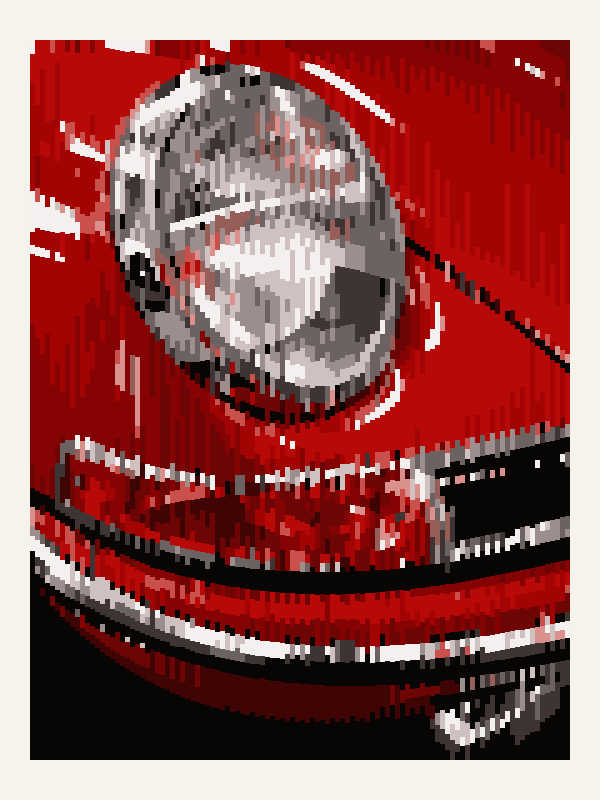
#> input picture app/formg/porsche-headlight-v2.jpg, 1800 x 2400 px, given in place of Red Porsche GT Race Car.png, which was not available (shown at 1/3 size)
$ python racecark.py
#> lines starting #> are read from the running program, lines starting #| are printed output that depends on the picture
### FORM-G/generator/racegeo.py
#!/usr/bin/env python3
"""The red racing 911 from the front, off `FORM-G/Red Porsche GT Race Car.png` (the owner, 2026-11-10: "the frontal racing Porsche's face … in place of the green
Porsche in FORM-G"; "PORSCHE on the glass as a hint: the letters as if not there, but you know what is written"; "RECARO and the crest, not scary: just gradation").

redgeo.py's way: the geometry read off the picture, every part a region of its own kind of pixel in a box round it, its holes filled, made symmetric about the car's
axis (its mirror and itself, half each), so the left and the right alike. The tones stay the picture's own.

Off, before the tones are read: the two stickers on the bonnet's right (the "E" roundel, the blue triangle: one side only, not the car's) and the crest under the
bonnet's black triangle, a badge laid in its place after the plan (redcar.py's BADGE, the owner, 2026-11-10, of the red classic: "a black badge on the bonnet …
no Porsche logo, but a mark one cannot read")."""
import numpy as np
from PIL import Image
from scipy import ndimage as ndi
from distance_core import to_lab
from brushsim import srgb2lin
from redgeo import mirror as _mirror, inpaint, largest, boxed

PHOTO = '/Users/fiodorsumkin/Rembrandt/FORM-G/Red Porsche GT Race Car.png'
AXIS = 625.5                        # the best mirror of the whole car's dark pixels (624.0 … 627.0 tried)
STICKERS = [(733, 484, 783, 518), (830, 490, 884, 516)]   # the "E" roundel, the blue triangle: boxes, px; their non-red pixels off
CREST = (606, 646, 646, 692)        # the crest under the triangle: its non-red pixels off; the badge's place
# the parts' boxes, the left side's (the right is the mirror); the kind of pixel each takes
WING = (195, 268, 372, 386)         # the rear wing's left half past the roof, its endplate
WIND = (250, 288, 1002, 498)        # the windscreen, the banner over it, what is seen through it, the side glass
MIRROR = (92, 418, 262, 522)        # the door mirror, its head and its arm
HEAD = (118, 530, 312, 722)         # the headlight
VENTS = (372, 492, 880, 702)        # the bonnet's cup, its two nostrils, the black triangle, the two oval vents
LOWER = 742                         # below it: the intakes, the ducts, the grille, the splitter, the canards — dark or neon
BANNER = (352, 296, 900, 352)
OMP = (340, 778, 412, 836)          # the tow strap on the bumper's left, red with its black buckle: the car's own, one side only; no part, its tones the picture's       # the PORSCHE banner's letters, light on the dark strip


def mirror(a):
    return _mirror(a, AXIS)


def sym(m, soft=1.2):
    f = ndi.gaussian_filter(m.astype(np.float32), soft)
    return (f + mirror(f)) / 2 > 0.5


# [4 lines left out: function both, not called in this run]


def load():
    im = np.asarray(Image.open(PHOTO).convert('RGB'), dtype=np.float32) / 255.0
    h, w, _ = im.shape
    lab0 = to_lab(srgb2lin(im * 255).astype(np.float32))
#> in srgb2lin (call 17), `return np.where(c <= 0.04045, c / 12.92, ((c + 0.055) / 1.055) ** 2.4)`:
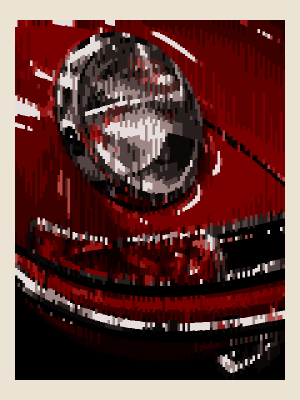
#> returned value: shape (2400, 1800, 3) float32 (shown at 1/6 size); mean of channels 0, 1, 2 0.405, 0.255, 0.242; drawn as R, G, B
    L0, A0, B0 = lab0[..., 0], lab0[..., 1], lab0[..., 2]
    red0 = (A0 > 25) & (np.degrees(np.arctan2(B0, A0)) > -15) & (np.degrees(np.arctan2(B0, A0)) < 65)
    hole = np.zeros((h, w), bool)
    for x0, y0, x1, y1 in STICKERS + [CREST]:
        hole[y0:y1, x0:x1] = ~red0[y0:y1, x0:x1]
    hole = ndi.binary_dilation(hole, iterations=3)
    im = inpaint(im, hole)
    lab = to_lab(srgb2lin(im * 255).astype(np.float32))
    L, A, B = lab[..., 0], lab[..., 1], lab[..., 2]
    C = np.hypot(A, B)
    hue = np.degrees(np.arctan2(B, A))
    rows = np.arange(h)[:, None]
    # the car: what is not the white ground joined to the picture's edge; from the splitter's wooden edge down the floor's shadow, not the car
    white = (im.min(axis=2) > 0.93) & (im.max(axis=2) - im.min(axis=2) < 0.05)
    lb, n = ndi.label(white)
    edge = set(np.unique(np.r_[lb[0], lb[-1], lb[:, 0], lb[:, -1]])) - {0}
    ground = np.isin(lb, list(edge))
    car = ~ground
    wood = (im[..., 0] > 0.55) & (im[..., 0] - im[..., 2] > 0.2) & (im[..., 1] > 0.4) & (rows > 985) & (rows < 1045)
    bottom = np.full(w, -1)
    for x in range(w):                                          # the wood itself, 1.4 mm, under the brush: the car ends on the carbon over it (its pills of tan, the first try)
        r = np.flatnonzero(wood[:, x])
        if len(r):
            bottom[x] = r.min() - 1
    have = np.flatnonzero(bottom >= 0)
    xs = np.arange(w)
    floor = np.interp(xs, have, bottom[have]).astype(int)     # past the wood's ends, its nearest end's row
    car &= rows <= floor[None, :]
    car = largest(ndi.binary_opening(car, iterations=1))
    mask = sym(car, 1.4)
    neon = mask & (C > 40) & (hue > 85) & (hue < 120) & (L > 35)          # the fluorescent lemon, lit or in shade
    red = mask & (A > 18) & (hue > -15) & (hue < 65)
    dark = mask & ~red & ~neon & (L < 48)
    nonred = mask & ~red & ~neon
    Y, X = np.mgrid[0:h, 0:w]

    # [8 lines left out: function part, not called in this run]

    P = {}
    P['wing'] = part(dark, WING)
    r = ndi.binary_closing(boxed(nonred & ~ndi.binary_dilation(P['wing'], iterations=2), WIND), iterations=2)
    wl = largest(ndi.binary_fill_holes(r), 3)
    P['wind'] = sym(wl | (mirror(wl) > 0.5), 1.0) & mask
    P['mirrors'] = part(dark, MIRROR, close=3)
    P['heads'] = part(nonred, HEAD, close=3)
    v = np.zeros((h, w), bool)
    r = ndi.binary_closing(boxed(dark, VENTS), iterations=2)
    lv, nv = ndi.label(ndi.binary_fill_holes(r))
    sz = ndi.sum(np.ones_like(lv), lv, range(1, nv + 1))
    v = np.isin(lv, np.flatnonzero(sz >= 120) + 1)
    P['vents'] = sym(v | (mirror(v) > 0.5), 1.0) & mask
    P['neon'] = sym(ndi.binary_closing(neon, iterations=2), 1.0) & mask
    omp = np.zeros((h, w), bool)
    for x0, y0, x1, y1 in both(OMP):
        omp[y0:y1, x0:x1] = True
    low = ndi.binary_closing(dark & (rows >= LOWER) & ~omp, iterations=2)
    lw, nw = ndi.label(ndi.binary_fill_holes(low))
    sz = ndi.sum(np.ones_like(lw), lw, range(1, nw + 1))
    low = np.isin(lw, np.flatnonzero(sz >= 150) + 1)
    P['lower'] = sym(low | (mirror(low) > 0.5), 1.0) & mask & ~P['neon']
    taken = np.zeros((h, w), bool)
    for k in ['neon', 'heads', 'wing', 'wind', 'mirrors', 'vents', 'lower']:     # the first takes a pixel two claim
        P[k] &= ~taken
        taken |= P[k]
    # the PORSCHE banner's letters: light, neutral, in the banner's box, inside the windscreen
    bx0, by0, bx1, by1 = BANNER
    letters = np.zeros((h, w), bool)
    letters[by0:by1, bx0:bx1] = ((L > 62) & (C < 18))[by0:by1, bx0:bx1]
    letters &= P['wind']
    # the banner's strip, black, the letters in it: read sharp, not as the glass under it
    strip = np.zeros((h, w), bool)
    strip[by0:by1, bx0:bx1] = ((L < 40) | letters)[by0:by1, bx0:bx1]
    strip = ndi.binary_opening(ndi.binary_closing(strip & P['wind'], iterations=2), iterations=1)
    strip = sym(strip | (mirror(strip) > 0.5), 1.0) & P['wind']
    # the body's seams and creases, the picture's own thin dark lines on the red (redgeo.py's kind of seam pixel), the bonnet's outline, its bulge, the wings', the
    # bumper's edge: pieces of 40 px at least, made symmetric (a line on one side within a pixel or two of its mirror's stays, a reflection on one side alone goes)
    body = mask & ~taken
    seam = (ndi.grey_closing(L, size=(7, 7)) - L > 5) & (C > 10) & ndi.binary_erosion(body, iterations=3)
    ls, ns = ndi.label(seam, structure=np.ones((3, 3)))
    sz = ndi.sum(seam, ls, range(1, ns + 1))
    seam = np.isin(ls, np.flatnonzero(sz >= 40) + 1)
    f = ndi.gaussian_filter(ndi.binary_dilation(seam, iterations=1).astype(np.float32), 1.0)
    seams = ((f + mirror(f)) / 2 > 0.3) & body
    # the body's panels, cut by the seams: a seam's pixel the nearest panel's
    pl, npl = ndi.label(body & ~seams)
    near = ndi.distance_transform_edt(pl == 0, return_distances=False, return_indices=True)
    panels = np.where(body, pl[near[0], near[1]], 0)
    return dict(im=im, lab=lab, mask=mask, parts=P, letters=letters, strip=strip, red=red, neon=neon, seams=seams, panels=panels, h=h, w=w, floor=floor)


# [17 lines that do not run on import are left out]

### FORM-G/generator/brushsim.py
#!/usr/bin/env python3
"""A simulation of the rubber brush on primed canvas, read off OPM-G/IMG_2415 (20 x 20 cm).

What the photo shows (all est., from the photo, not measured on the machine):
  * track about 5 mm wide; a pale film in the middle with the weave showing through;
  * a thick glossy ridge along both sides, about 1 mm;
  * a thick U at every turn of the snake, its paint running back into the film in feathered tongues;
  * a dip every 95 mm of line: the load falls off along the line, so short legs come out solid, long ones as film;
  * a thin dark paint in film goes violet (Indigo reads lilac): modelled by Kubelka-Munk per channel.
"""
import numpy as np
from scipy.ndimage import gaussian_filter

GROUND_SRGB = (251, 250, 247)   # the canvas, white gesso (the owner, 2026-11-16: "the gesso there is white"); was (243, 240, 230), cream — leg_colour's cache keeps the plans as they were


def srgb2lin(c):
    c = np.asarray(c, dtype=np.float32) / 255.0
    return np.where(c <= 0.04045, c / 12.92, ((c + 0.055) / 1.055) ** 2.4)


def lin2srgb(c):
    c = np.clip(c, 0, 1)
    return np.where(c <= 0.0031308, c * 12.92, 1.055 * np.power(c, 1 / 2.4) - 0.055)


def hex2rgb(h):
    h = h.lstrip('#')
    return tuple(int(h[i:i + 2], 16) for i in (0, 2, 4))


class Paint:
    """A paint: its masstone (hex, thick), its film (a glaze: thin paint multiplies what lies under it), how soon it covers.
    film = masstone ** kappa, Beer-like; read off IMG_2415: Indigo's film lilac, kappa about 0.37 (est.)."""
    TF = 0.2            # the film's reference thickness

    def __init__(self, name, hex_, cover=0.55, kappa=0.33):
        self.name, self.hex, self.cover, self.kappa = name, hex_, cover, kappa
        self.Rinf = np.clip(srgb2lin(hex2rgb(hex_)), 0.004, 0.985)
        self.logF = kappa * np.log(self.Rinf)
        self.lum = float(self.Rinf @ np.array([0.2126, 0.7152, 0.0722], dtype=np.float32))


# [11 lines left out: function km_over, not called in this run]


def smooth01(a, b, x):
    u = np.clip((x - a) / (b - a), 0, 1)
    return u * u * (3 - 2 * u)


_NOISE = {}


class Noise:
    # [13 lines left out: function __init__, not called in this run]

    def take(self, tile, iy, ix, ox, oy):
        return tile[(iy + oy) % self.n][:, (ix + ox) % self.n]


# [12 lines left out: function weave_map, not called in this run]


class Loader:
    """The load on the tip along a line: dip, fall off, dip."""
    every = 95.0     # mm of line a dip (LAB, README)
    sigma = 48.0     # est.: how fast the load falls off

    def load(self, s):
        m = np.mod(s, self.every)
        return 0.16 + 0.84 * np.exp(-m / self.sigma)


class Sim:
    HW = 2.5  # half the track: 5 mm, the owner's

    # [169 lines left out: functions __init__, leg, turn, lay, finish, not called in this run]

### FORM-G/generator/distance_core.py
import numpy as np
from scipy.ndimage import gaussian_filter
XYZ = np.array([[0.4124, 0.3576, 0.1805], [0.2126, 0.7152, 0.0722], [0.0193, 0.1192, 0.9505]], np.float32)
WHITE = XYZ.sum(axis=1)
# lightness, red-green, blue-yellow, built so that a neutral has no colour at all, whatever the blur: S-CIELAB's widths of blur, not its matrix (my simplification)
OPP = np.array([[0, 1, 0], [1 / WHITE[0], -1, 0], [0, 1, -1 / WHITE[2]]], np.float32)
M = OPP @ XYZ
Minv = np.linalg.inv(M)
KERN = [[(0.05, 1.00327), (0.225, 0.11442), (7.0, -0.11769)], [(0.0685, 0.61673), (0.826, 0.38328)], [(0.0920, 0.56789), (0.6451, 0.43212)]]
PPM = 2
# [12 lines left out: function at_distance, not called in this run]
def to_lab(lin):
    X = lin @ np.array([0.4124, 0.3576, 0.1805], np.float32) / 0.9505
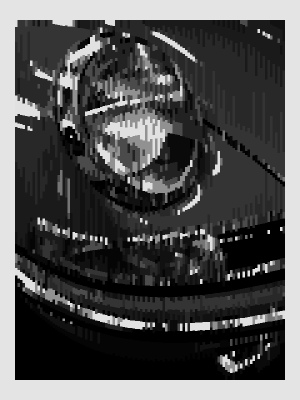
#> X: shape (2400, 1800) float32 (shown at 1/6 size); min 0, max 0.976, mean 0.321
    Y = lin @ np.array([0.2126, 0.7152, 0.0722], np.float32)
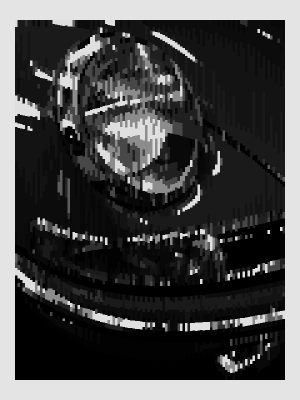
#> Y: shape (2400, 1800) float32 (shown at 1/6 size); min 0, max 0.97, mean 0.288
    Z = lin @ np.array([0.0193, 0.1192, 0.9505], np.float32) / 1.089
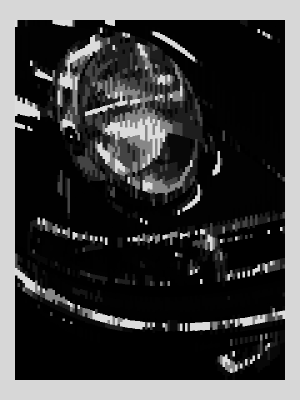
#> Z: shape (2400, 1800) float32 (shown at 1/6 size); min 0, max 0.995, mean 0.248
    f = lambda t: np.where(t > 0.008856, np.cbrt(t), 7.787 * t + 16 / 116)
    fx, fy, fz = f(X), f(Y), f(Z)
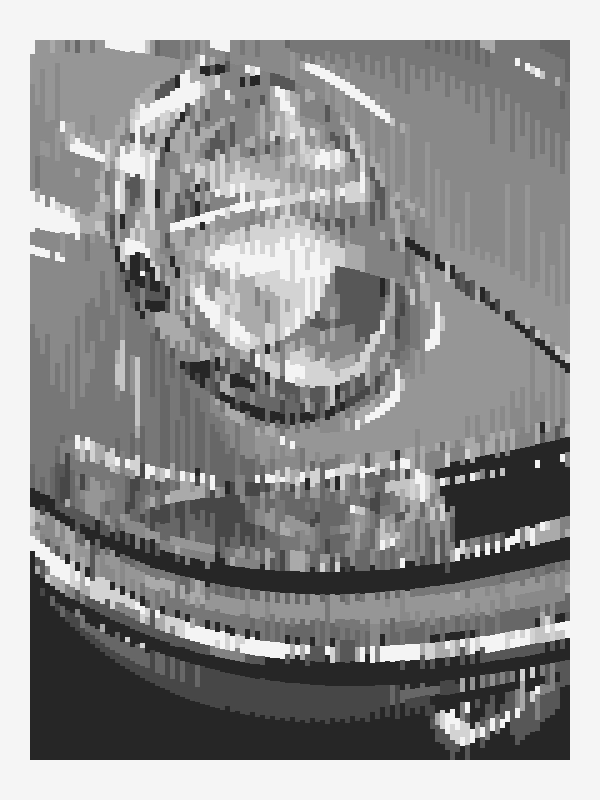
#> fx: shape (2400, 1800) float32 (shown at 1/3 size); min 0.138, max 0.992, mean 0.578
#> (the rest of the program and of its run is left out)
